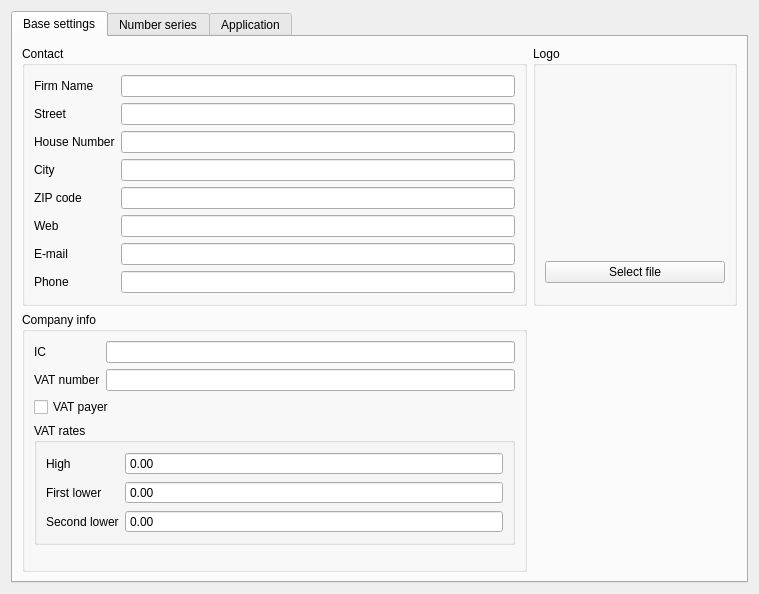
<?xml version="1.0" encoding="UTF-8"?>
<ui version="4.0">
 <class>GlobalSettingsForm</class>
 <widget class="QWidget" name="GlobalSettingsForm">
  <property name="geometry">
   <rect>
    <x>0</x>
    <y>0</y>
    <width>759</width>
    <height>594</height>
   </rect>
  </property>
  <property name="windowTitle">
   <string>Form</string>
  </property>
  <layout class="QGridLayout" name="gridLayout_2">
   <item row="0" column="0">
    <widget class="QTabWidget" name="tabWidget">
     <property name="tabPosition">
      <enum>QTabWidget::North</enum>
     </property>
     <property name="tabShape">
      <enum>QTabWidget::Rounded</enum>
     </property>
     <property name="currentIndex">
      <number>0</number>
     </property>
     <property name="elideMode">
      <enum>Qt::ElideNone</enum>
     </property>
     <widget class="QWidget" name="tabBase">
      <attribute name="title">
       <string>Base settings</string>
      </attribute>
      <layout class="QGridLayout" name="gridLayout">
       <item row="0" column="0">
        <widget class="QGroupBox" name="groupBox">
         <property name="title">
          <string>Contact</string>
         </property>
         <layout class="QFormLayout" name="formLayout">
          <item row="0" column="0">
           <widget class="QLabel" name="label">
            <property name="text">
             <string>Firm Name</string>
            </property>
           </widget>
          </item>
          <item row="0" column="1">
           <widget class="QLineEdit" name="firmName"/>
          </item>
          <item row="1" column="0">
           <widget class="QLabel" name="label_2">
            <property name="text">
             <string>Street</string>
            </property>
           </widget>
          </item>
          <item row="1" column="1">
           <widget class="QLineEdit" name="street"/>
          </item>
          <item row="2" column="0">
           <widget class="QLabel" name="label_3">
            <property name="text">
             <string>House Number</string>
            </property>
           </widget>
          </item>
          <item row="2" column="1">
           <widget class="QLineEdit" name="houseNumber"/>
          </item>
          <item row="3" column="0">
           <widget class="QLabel" name="label_4">
            <property name="text">
             <string>City</string>
            </property>
           </widget>
          </item>
          <item row="3" column="1">
           <widget class="QLineEdit" name="city"/>
          </item>
          <item row="4" column="0">
           <widget class="QLabel" name="label_5">
            <property name="text">
             <string>ZIP code</string>
            </property>
           </widget>
          </item>
          <item row="4" column="1">
           <widget class="QLineEdit" name="zipCode"/>
          </item>
          <item row="5" column="1">
           <widget class="QLineEdit" name="web"/>
          </item>
          <item row="6" column="1">
           <widget class="QLineEdit" name="email"/>
          </item>
          <item row="7" column="1">
           <widget class="QLineEdit" name="phone"/>
          </item>
          <item row="5" column="0">
           <widget class="QLabel" name="label_8">
            <property name="text">
             <string>Web</string>
            </property>
           </widget>
          </item>
          <item row="6" column="0">
           <widget class="QLabel" name="label_13">
            <property name="text">
             <string>E-mail</string>
            </property>
           </widget>
          </item>
          <item row="7" column="0">
           <widget class="QLabel" name="label_14">
            <property name="text">
             <string>Phone</string>
            </property>
           </widget>
          </item>
         </layout>
        </widget>
       </item>
       <item row="0" column="1">
        <widget class="QGroupBox" name="groupBox_3">
         <property name="title">
          <string>Logo</string>
         </property>
         <layout class="QVBoxLayout" name="verticalLayout">
          <item>
           <widget class="QLabel" name="lblLogo">
            <property name="minimumSize">
             <size>
              <width>180</width>
              <height>160</height>
             </size>
            </property>
            <property name="maximumSize">
             <size>
              <width>180</width>
              <height>160</height>
             </size>
            </property>
            <property name="text">
             <string/>
            </property>
            <property name="scaledContents">
             <bool>true</bool>
            </property>
           </widget>
          </item>
          <item>
           <widget class="QPushButton" name="pushButton">
            <property name="text">
             <string>Select file</string>
            </property>
           </widget>
          </item>
         </layout>
        </widget>
       </item>
       <item row="1" column="0">
        <widget class="QGroupBox" name="groupBox_2">
         <property name="title">
          <string>Company info</string>
         </property>
         <layout class="QFormLayout" name="formLayout_2">
          <property name="fieldGrowthPolicy">
           <enum>QFormLayout::AllNonFixedFieldsGrow</enum>
          </property>
          <item row="0" column="0">
           <widget class="QLabel" name="label_6">
            <property name="text">
             <string>IC</string>
            </property>
           </widget>
          </item>
          <item row="0" column="1">
           <widget class="QLineEdit" name="ic"/>
          </item>
          <item row="1" column="0">
           <widget class="QLabel" name="label_7">
            <property name="text">
             <string>VAT number</string>
            </property>
           </widget>
          </item>
          <item row="1" column="1">
           <widget class="QLineEdit" name="dic"/>
          </item>
          <item row="2" column="0" colspan="2">
           <widget class="QCheckBox" name="vatPayer">
            <property name="text">
             <string>VAT payer</string>
            </property>
           </widget>
          </item>
          <item row="3" column="0" colspan="2">
           <widget class="QGroupBox" name="grpVat">
            <property name="minimumSize">
             <size>
              <width>0</width>
              <height>0</height>
             </size>
            </property>
            <property name="title">
             <string>VAT rates</string>
            </property>
            <layout class="QFormLayout" name="formLayout_3">
             <item row="0" column="0">
              <widget class="QLabel" name="label_9">
               <property name="text">
                <string>High</string>
               </property>
              </widget>
             </item>
             <item row="0" column="1">
              <widget class="QDoubleSpinBox" name="vatHigh">
               <property name="buttonSymbols">
                <enum>QAbstractSpinBox::NoButtons</enum>
               </property>
              </widget>
             </item>
             <item row="1" column="0">
              <widget class="QLabel" name="label_10">
               <property name="text">
                <string>First lower</string>
               </property>
              </widget>
             </item>
             <item row="1" column="1">
              <widget class="QDoubleSpinBox" name="vatFirstLower">
               <property name="buttonSymbols">
                <enum>QAbstractSpinBox::NoButtons</enum>
               </property>
              </widget>
             </item>
             <item row="2" column="0">
              <widget class="QLabel" name="label_11">
               <property name="text">
                <string>Second lower</string>
               </property>
              </widget>
             </item>
             <item row="2" column="1">
              <widget class="QDoubleSpinBox" name="vatSecondLower">
               <property name="buttonSymbols">
                <enum>QAbstractSpinBox::NoButtons</enum>
               </property>
              </widget>
             </item>
            </layout>
           </widget>
          </item>
         </layout>
        </widget>
       </item>
      </layout>
     </widget>
     <widget class="QWidget" name="tabNumSer">
      <attribute name="title">
       <string>Number series</string>
      </attribute>
      <layout class="QGridLayout" name="gridLayout_3">
       <item row="0" column="4">
        <spacer name="horizontalSpacer">
         <property name="orientation">
          <enum>Qt::Horizontal</enum>
         </property>
         <property name="sizeHint" stdset="0">
          <size>
           <width>40</width>
           <height>20</height>
          </size>
         </property>
        </spacer>
       </item>
       <item row="0" column="1">
        <widget class="QComboBox" name="season">
         <property name="minimumSize">
          <size>
           <width>120</width>
           <height>0</height>
          </size>
         </property>
        </widget>
       </item>
       <item row="0" column="2">
        <widget class="QPushButton" name="btnEditName">
         <property name="text">
          <string>Edit name</string>
         </property>
         <property name="icon">
          <iconset resource="../rc.qrc">
           <normaloff>:/icons/edit.svg</normaloff>:/icons/edit.svg</iconset>
         </property>
        </widget>
       </item>
       <item row="0" column="0">
        <widget class="QLabel" name="label_12">
         <property name="text">
          <string>Season</string>
         </property>
        </widget>
       </item>
       <item row="0" column="3">
        <widget class="QPushButton" name="btnNew">
         <property name="text">
          <string>Create new</string>
         </property>
         <property name="icon">
          <iconset resource="../rc.qrc">
           <normaloff>:/icons/new.svg</normaloff>:/icons/new.svg</iconset>
         </property>
         <property name="flat">
          <bool>false</bool>
         </property>
        </widget>
       </item>
       <item row="1" column="0" colspan="5">
        <widget class="QGroupBox" name="groupBox_4">
         <property name="title">
          <string>Number series</string>
         </property>
         <layout class="QVBoxLayout" name="verticalLayout_2">
          <item>
           <widget class="QTableView" name="tableNumSer"/>
          </item>
         </layout>
        </widget>
       </item>
      </layout>
     </widget>
     <widget class="QWidget" name="tabApplication">
      <attribute name="title">
       <string>Application</string>
      </attribute>
      <layout class="QVBoxLayout" name="verticalLayout_4">
       <item>
        <widget class="QGroupBox" name="grpLogin">
         <property name="title">
          <string>Login settings</string>
         </property>
         <layout class="QVBoxLayout" name="verticalLayout_3">
          <item>
           <widget class="QCheckBox" name="singleUser">
            <property name="text">
             <string>Single user mode</string>
            </property>
           </widget>
          </item>
          <item>
           <spacer name="verticalSpacer">
            <property name="orientation">
             <enum>Qt::Vertical</enum>
            </property>
            <property name="sizeHint" stdset="0">
             <size>
              <width>20</width>
              <height>40</height>
             </size>
            </property>
           </spacer>
          </item>
         </layout>
        </widget>
       </item>
      </layout>
     </widget>
    </widget>
   </item>
  </layout>
 </widget>
 <resources>
  <include location="../rc.qrc"/>
 </resources>
 <connections/>
</ui>
